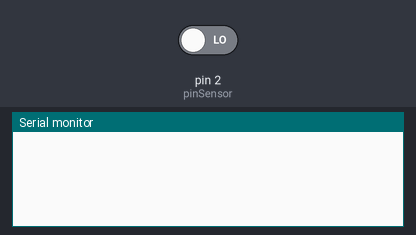
Bench run of a sketch on a simulated Arduino Uno, built with avr-gcc and run on an emulated ATmega328P. Parts: the last lines printed to the serial monitor. The test bench sets the inputs (shaded band); at power-on: pin 2 (pinSensor) LOW.

Above: at 1.2 s.
1.3 s: pin 2 (pinSensor) driven HIGH
At 2.5 s:
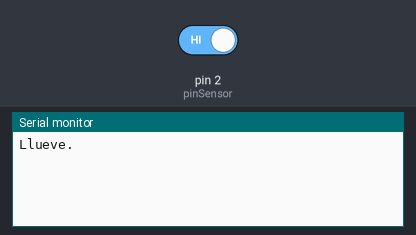
2.8 s: pin 2 (pinSensor) driven LOW
At 3.6 s:
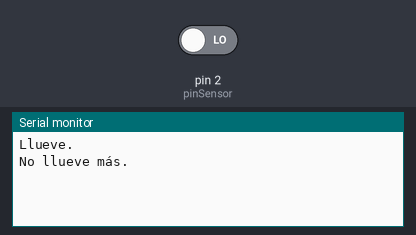

Measured:
- after the input at 1.3 s, the serial monitor: prints a new line at once (image 1)
- after the input at 2.8 s, the serial monitor: prints a new line at once (image 2)

The sketch:

ej4.ino
```cpp
#define pinSensor 2

void setup()
{
  Serial.begin(9600);
  attachInterrupt(digitalPinToInterrupt(pinSensor), llueve, RISING);
}

void loop()
{
}

void llueve() {
    Serial.println("Llueve.");
    detachInterrupt(digitalPinToInterrupt(pinSensor));
    attachInterrupt(digitalPinToInterrupt(pinSensor), noLlueve, FALLING);
}

void noLlueve() {
    Serial.println("No llueve más.");
    detachInterrupt(digitalPinToInterrupt(pinSensor));
    attachInterrupt(digitalPinToInterrupt(pinSensor), llueve, RISING);
}
```
